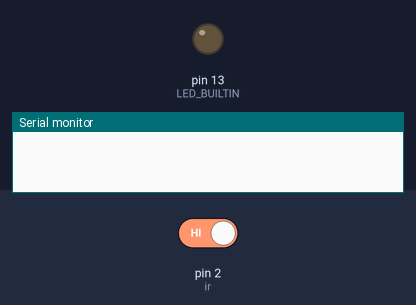
The sketch below on a simulated Arduino Uno, built with avr-gcc and run on an emulated ATmega328P. On the bench: output pins drawn as LEDs (lit = HIGH), the last lines printed to the serial monitor. The inputs (shaded band) are chosen by the test bench; at power-on: pin 2 (ir) HIGH.

Above: at 1.2 s.
1.3 s: pin 2 (ir) driven LOW
At 2.5 s:
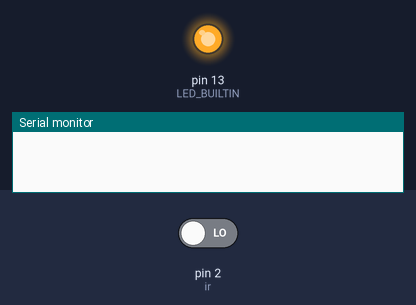
2.8 s: pin 2 (ir) driven HIGH
At 3.5 s:
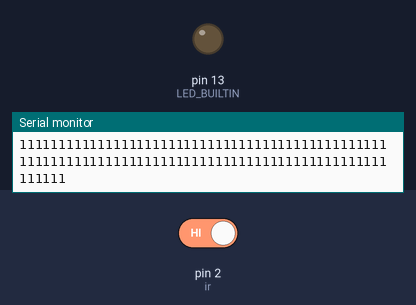
Timing chart, 0 to 5.8 s (numbered marks = the images above; inputs shaded):
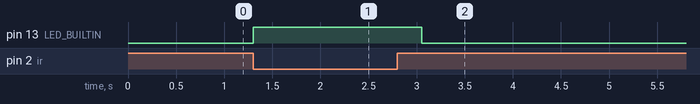

Measured:
- after the input at 1.3 s, pin 13 (LED_BUILTIN): LOW → HIGH at once
- after the input at 2.8 s, pin 13 (LED_BUILTIN): HIGH → LOW after 0.25 s

The sketch:

Strob610-4v2.ino.ino
```cpp
const int ir = 2;
int t_low = 600+10; // длительность "0" (с запасом), мкс
int t_max = t_low * 4; // таймаут, мкс

byte bits[100];

void setup() {
  Serial.begin(115200);
  pinMode(LED_BUILTIN, OUTPUT);
  pinMode(ir, INPUT);
}

void loop() {
  int r = digitalRead(ir);
  digitalWrite(LED_BUILTIN, r!=HIGH);
  // если зафиксировали ИК излучение, обрабатываем команду пульта
  if (r==LOW) {
    precess_ir();
  }
}

// читает пакет ИК пульта
void precess_ir() {
  delay(13); // пропустим стандартное начало пакета
  for (int i=0; i<100; i++){
    int bit = readBit();
    bits[i] = bit;
  }

  toCom();

  /*
  for (int i=0; i<100; i++){
    Serial.print(bits[i]);
  }
  Serial.println();
  */

}

// читает 1 бит пакета
int readBit() {
  int r1;
  do {
    r1 = digitalRead(ir);
  } while (r1 != HIGH); // ждём передний фронт импульса
  int t1 = micros(); // запоминаем время начала импульса

  int t2;
  int t;
  do {
    r1 = digitalRead(ir);
    t2 = micros(); // запоминаем время опроса (оно же длительность импульса)
    t = t2 - t1; // длительность импульса
  } while ((r1 != LOW) && (t < t_max)); // ждём задний фронт импульса, но не больше таймаута
  //Serial.println(t); // можно вывести длительность импульса

  if (t < t_low) {
    return 0;
  }
  else {
    return 1;
  }
}


// выводим пакет в монитор;
// com для "единички"
// 0 1000 0000 0111 1111 0010 1010 1101 0101 1111111111111111111111101111111111111111111111111111111111111111111
// 807F2AD5
void toCom()
{
  // выводим пакет в монитор;
  for (int i=0; i<100; i++)
  {
    Serial.print(bits[i]);
  }
  Serial.println();
}
```
